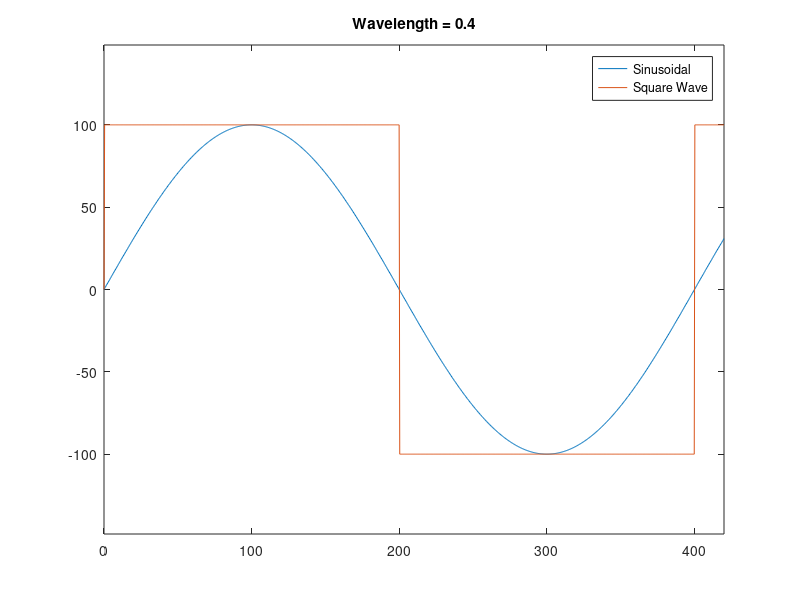
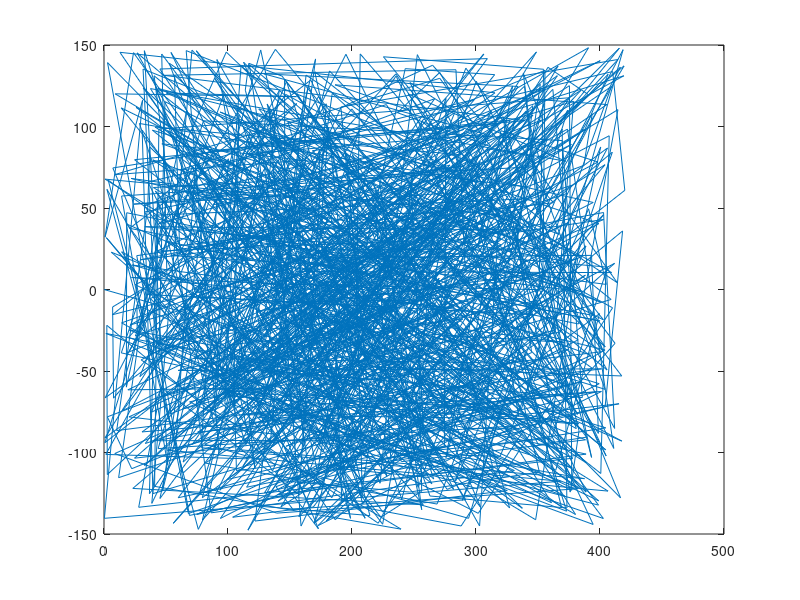

Write MATLAB code to recreate these figures, in order.
clear all
clc

%% Resoluion, Amplitude and Time period
resolution = 1000;
amplitude = 100;
wavelength = 400;

%% x and y boundaries
x_min = 0;
x_max = 420;
y_min = -297/2;
y_max = 297/2;

%% Get x values
x = x_min:(x_max-x_min)/resolution:x_max;

%% Get y values for sinusoidal
y = amplitude * sin(x*((2*pi)/wavelength));

% Plot x vs y for sinusoidal
figure
plot(x,y)

% Fix the axis limits
axis([x_min x_max y_min y_max])
hold on

%% Get y values for square wave
y = [];
y(end+1) = 0;
for x_i = x
    if x_i ~= 0
        if mod(x_i, wavelength) < wavelength/2
            y(end+1) = amplitude;
        else
            y(end+1) = -amplitude;
        end
    end
end

% Plot values for the square wave
plot(x, y)

% Show the legend
legend('Sinusoidal', 'Square Wave')
title('Wavelength = 0.4')

%% Get x and y values for random search
x = (x_max-x_min)*rand(resolution, 1)+x_min;
y = (y_max-y_min)*rand(resolution, 1)+y_min;

x(1) = 0;
y(1) = 0;

% Plot values for the random search
figure
plot(x, y)